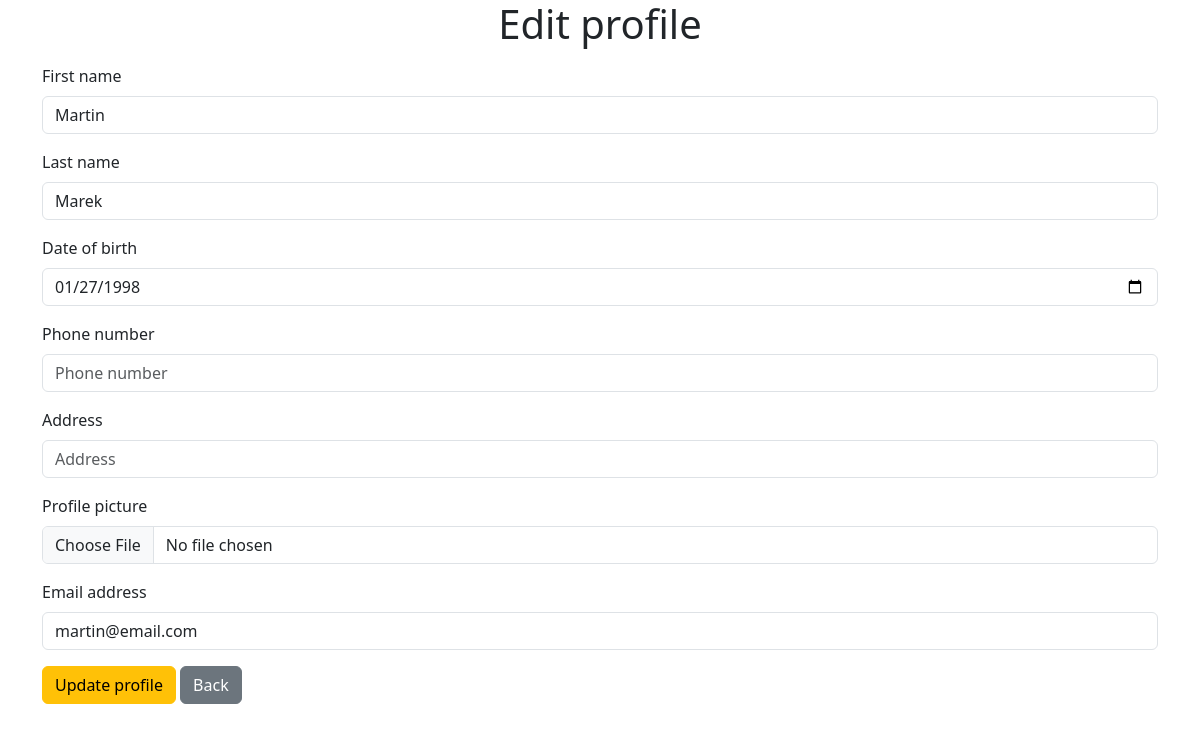
Page /update.php?id=1 on the committed database.
### tables this page shows
CREATE TABLE `users` (
  `id` int(11) NOT NULL,
  `first_name` varchar(50) NOT NULL,
  `last_name` varchar(50) NOT NULL,
  `email` varchar(100) NOT NULL,
  `phone_number` varchar(20) NOT NULL,
  `address` varchar(255) NOT NULL,
  `picture` varchar(255) NOT NULL,
  `password` varchar(255) NOT NULL,
  `date_of_birth` date DEFAULT NULL,
  `status` varchar(4) NOT NULL DEFAULT 'user'
);

### update.php (the view, shortened to what this page needs)
<?php
require_once "db_connect.php";
$id = $_GET["id"];
$sql = "SELECT * FROM users WHERE id = $id";
$result = mysqli_query($connect, $sql);
$row = mysqli_fetch_assoc($result);
$backBtn = "home.php";
?>
<!doctype html>
<html lang="en">
<head>
    <link href="https://cdn.jsdelivr.net/npm/bootstrap@5.3.0/dist/css/bootstrap.min.css" rel="stylesheet"
>
</head>
<body>
<div class="container">
    <h1 class="text-center">Edit profile</h1>
    <form method="post" autocomplete="off" enctype="multipart/form-data">
        <div class="mb-3 mt-3">
            <label for="fname" class="form-label">First name</label>
            <input type="text" class="form-control" id="fname" name="fname" placeholder="First name"
                   value="<?= $row["first_name"] ?>">
        </div>
        <div class="mb-3">
            <label for="lname" class="form-label">Last name</label>
            <input type="text" class="form-control"   id="lname" name="lname" placeholder="Last name"
                   value="<?= $row["last_name"] ?>">
        </div>
        <div class="mb-3">
            <label for="date" class="form-label">Date of birth</label>
            <input type="date" class="form-control" id="date" name="date_of_birth"
                   value="<?= $row["date_of_birth"] ?>">
        </div>
        <div class="mb-3">
            <label for="phone" class="form-label">Phone number</label>
            <input type="text" class="form-control" id="phone" name="phone_number" placeholder="Phone number"
                   value="<?= $row["phone_number"] ?>">
        </div>
        <div class="mb-3">
            <label for="address" class="form-label">Address</label>
            <input type="text" class="form-control" id="address" name="address" placeholder="Address"
                   value="<?= $row["address"] ?>">
        </div>
        <div class="mb-3">
            <label for="picture" class="form-label">Profile picture</label>
            <input type="file" class="form-control" id="picture" name="picture">
        </div>
        <div class="mb-3">
            <label for="email" class="form-label">Email address</label>
            <input type="email" class="form-control" id="email" name="email" placeholder="Email address"
                   value="<?= $row["email"] ?>">
        </div>
        <button name="update" type="submit" class="btn btn-warning">Update profile</button>
        <a href="<?= $backBtn ?>" class="btn btn-secondary">Back</a>
    </form>
</div>
</body>
</html>

### rows in the picture
users: fname "Martin", lname "Marek", date_of_birth "01/27/1998", email "martin@email.com"
